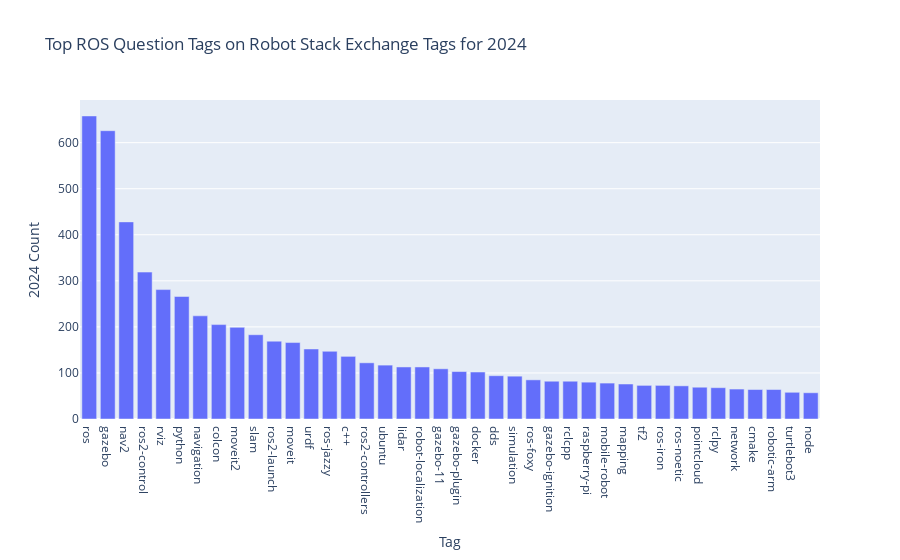

Source (notebook cell):
### Code cell
df = pd.DataFrame.from_dict(all_ros_this_summary["tags"], orient='index').reset_index()
df.columns.values[0] = "Tag"
temp = "{0} Count".format(this_year)
df.columns.values[1] = temp
df = df.sort_values(by=temp,ascending=False)
fig = px.bar(df[2:42], x="Tag", y=temp, title="Top ROS Question Tags on Robot Stack Exchange Tags for {0}".format(this_year))
fig.show()

### Figure 1 — Plotly figure (JSON) as saved in the notebook; plotly's stock layout.template omitted (floating-point values rounded to 4 significant figures)
{"data": [{"alignmentgroup": "True", "hovertemplate": "Tag=%{x}<br>2024 Count=%{y}<extra></extra>", "legendgroup": "", "marker": {"color": "#636efa", "pattern": {"shape": ""}}, "name": "", "offsetgroup": "", "orientation": "v", "showlegend": false, "textposition": "auto", "type": "bar", "x": ["ros", "gazebo", "nav2", "ros2-control", "rviz", "python", "navigation", "colcon", "moveit2", "slam", "ros2-launch", "moveit", "urdf", "ros-jazzy", "c++", "ros2-controllers", "ubuntu", "lidar", "robot-localization", "gazebo-11", "gazebo-plugin", "docker", "dds", "simulation", "ros-foxy", "gazebo-ignition", "rclcpp", "raspberry-pi", "mobile-robot", "mapping", "tf2", "ros-iron", "ros-noetic", "pointcloud", "rclpy", "network", "cmake", "robotic-arm", "turtlebot3", "node"], "xaxis": "x", "y": [658, 626, 428, 319, 281, 266, 224, 205, 199, 183, 169, 166, 152, 147, 136, 122, 117, 113, 113, 109, 103, 102, 94, 93, 85, 82, 82, 80, 78, 76, 73, 73, 72, 69, 68, 65, 64, 64, 58, 57], "yaxis": "y"}], "layout": {"barmode": "relative", "legend": {"tracegroupgap": 0}, "title": {"text": "Top ROS Question Tags on Robot Stack Exchange Tags for 2024"}, "xaxis": {"anchor": "y", "domain": [0, 1], "title": {"text": "Tag"}}, "yaxis": {"anchor": "x", "domain": [0, 1], "title": {"text": "2024 Count"}}}}
